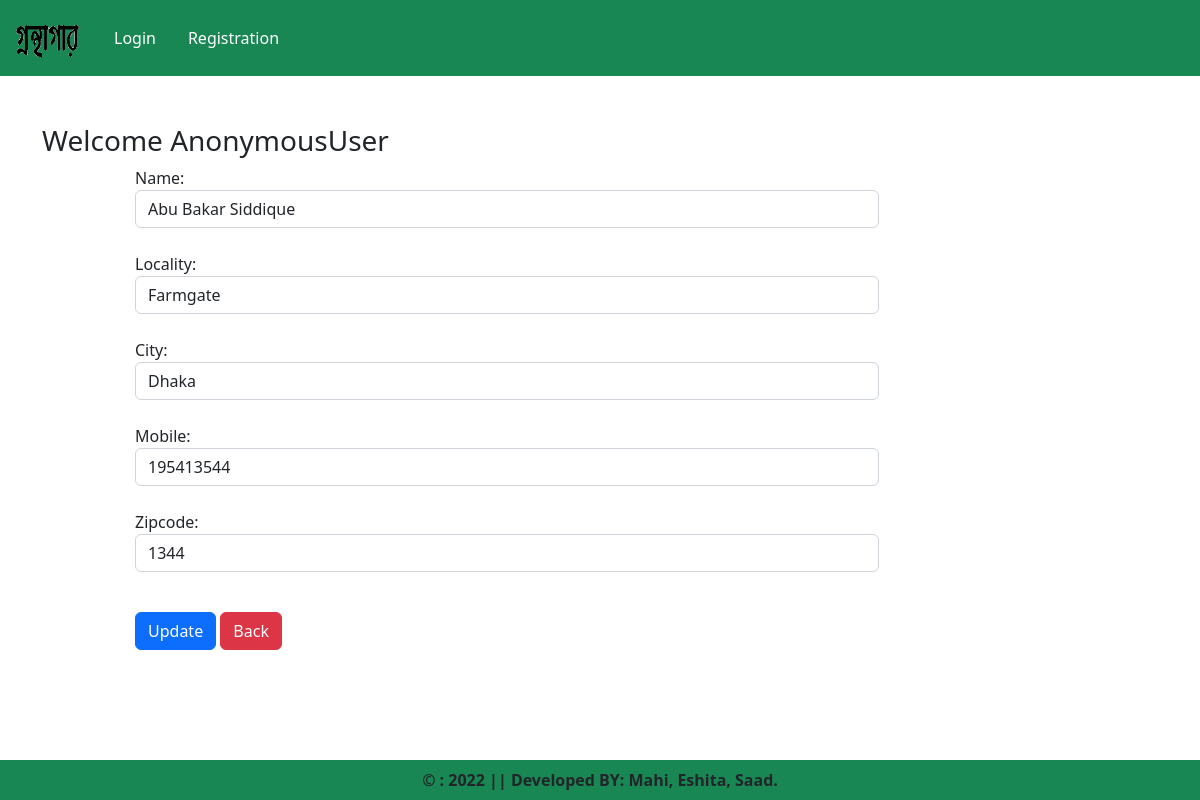
Screenshot of /updateAddress/7 with the database file from the repository.
### app/models.py (models this page shows, shortened)
class Customer(models.Model):
    user = models.ForeignKey(User,on_delete=models.CASCADE)
    name = models.CharField(max_length=200)
    locality = models.CharField(max_length=200)
    city = models.CharField(max_length=50)
    mobile = models.IntegerField(default=0)
    zipcode = models.IntegerField()

### app/views.py (the view, shortened to what this page needs)
# urls.py: path('updateAddress/<int:pk>',views.updateAddress.as_view(),name='updateAddress'),
class updateAddress(View):
    def get(self,request,pk):
        totalitem = 0
        if request.user.is_authenticated:
            totalitem = len(Cart.objects.filter(user=request.user))
        add = Customer.objects.get(pk=pk)#pk primary key
        form = CustomerProfileForm(instance=add)#fetch kora data gulo input a eshe jabe
        return render(request,'app/updateAddress.html',locals())

### app/forms.py
class CustomerProfileForm(forms.ModelForm):
    class Meta:
        model = Customer
        fields =['name','locality','city','mobile','zipcode']
        widgets={
            'name':forms.TextInput(attrs={'class':'form-control'}),
            'locality':forms.TextInput(attrs={'class':'form-control'}),
            'city':forms.TextInput(attrs={'class':'form-control'}),
            'mobile':forms.NumberInput(attrs={'class':'form-control'}),
            'zipcode':forms.NumberInput(attrs={'class':'form-control'}),
        }

### app/templates/app/updateAddress.html (shortened to what this page needs)
{% extends 'app/base.html' %}
{% load static  %}
{% block main-content %}
<div class="container my-5">
    <div class="row">
        <h3>Welcome <span class="text-capitalize">{{request.user}}</span></h3>
    </div>
    <div class="col-sm-8 offset-sm-1">
        <form action="" method="post">
            {% for fm in form %}
            {{fm.label_tag}} {{fm}} <small class="text-danger">{{fm.errors|striptags}}</small><br>
            {% endfor %}
            <div class="col-12 mt-3">
                <button type="submit"  class="btn btn-primary">Update</button>
                <a href="{% url 'address' %}" type="button" class="btn btn-danger">Back</a>
            </div>
</form>
</div>
</div>
{% endblock main-content %}

### rows the page displays
Customer: form "Abu Bakar Siddique" "Farmgate" "Dhaka" "195413544" "1344"

### other values shown
{{ request.user }} "AnonymousUser"
{{ fm.label_tag }} "Name:" "Locality:" "City:" "Mobile:" "Zipcode:"
